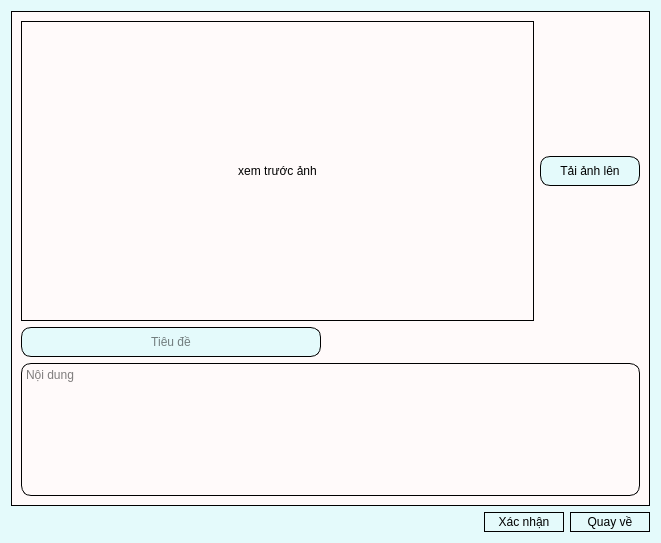
<?xml version="1.0" encoding="UTF-8"?>
<ui version="4.0">
 <class>Dialog</class>
 <widget class="QDialog" name="Dialog">
  <property name="geometry">
   <rect>
    <x>0</x>
    <y>0</y>
    <width>661</width>
    <height>543</height>
   </rect>
  </property>
  <property name="windowTitle">
   <string>Dialog</string>
  </property>
  <property name="styleSheet">
   <string notr="true">background-color: rgb(228, 250, 251);</string>
  </property>
  <layout class="QVBoxLayout" name="verticalLayout_2">
   <item>
    <widget class="QFrame" name="frame">
     <property name="styleSheet">
      <string notr="true">QFrame{
	background-color: #fffafa;
	border: 1px solid ffffff;
}</string>
     </property>
     <property name="frameShape">
      <enum>QFrame::StyledPanel</enum>
     </property>
     <property name="frameShadow">
      <enum>QFrame::Raised</enum>
     </property>
     <layout class="QVBoxLayout" name="verticalLayout">
      <item>
       <layout class="QHBoxLayout" name="horizontalLayout">
        <item>
         <widget class="QLabel" name="imagelbl">
          <property name="minimumSize">
           <size>
            <width>500</width>
            <height>300</height>
           </size>
          </property>
          <property name="maximumSize">
           <size>
            <width>550</width>
            <height>350</height>
           </size>
          </property>
          <property name="text">
           <string>xem trước ảnh</string>
          </property>
          <property name="scaledContents">
           <bool>true</bool>
          </property>
          <property name="alignment">
           <set>Qt::AlignCenter</set>
          </property>
         </widget>
        </item>
        <item>
         <widget class="QPushButton" name="uploadBtn">
          <property name="minimumSize">
           <size>
            <width>100</width>
            <height>30</height>
           </size>
          </property>
          <property name="maximumSize">
           <size>
            <width>100</width>
            <height>30</height>
           </size>
          </property>
          <property name="styleSheet">
           <string notr="true">QPushButton#uploadBtn {
	border-radius: 10px;
	border: 1px solid ffffff;
}

QPushButton#uploadBtn:hover{
	  border: 1px solid #00aaff; 
}
</string>
          </property>
          <property name="text">
           <string>Tải ảnh lên</string>
          </property>
         </widget>
        </item>
       </layout>
      </item>
      <item>
       <widget class="QLineEdit" name="titleINPUT">
        <property name="minimumSize">
         <size>
          <width>300</width>
          <height>30</height>
         </size>
        </property>
        <property name="maximumSize">
         <size>
          <width>300</width>
          <height>30</height>
         </size>
        </property>
        <property name="styleSheet">
         <string notr="true">QLineEdit#titleINPUT{
	border-radius: 10px;
	border: 1px solid ffffff;
	background-colour: #f0f8ff
}</string>
        </property>
        <property name="alignment">
         <set>Qt::AlignCenter</set>
        </property>
        <property name="placeholderText">
         <string>Tiêu đề</string>
        </property>
       </widget>
      </item>
      <item>
       <widget class="QTextEdit" name="contextINPUT">
        <property name="styleSheet">
         <string notr="true">QTextEdit#contextINPUT{
	border-radius: 10px;
	border: 1px solid ffffff;
	background-colour: #f0f8ff
}</string>
        </property>
        <property name="placeholderText">
         <string>Nội dung</string>
        </property>
       </widget>
      </item>
     </layout>
    </widget>
   </item>
   <item>
    <layout class="QHBoxLayout" name="horizontalLayout_4">
     <item>
      <spacer name="horizontalSpacer">
       <property name="orientation">
        <enum>Qt::Horizontal</enum>
       </property>
       <property name="sizeHint" stdset="0">
        <size>
         <width>40</width>
         <height>20</height>
        </size>
       </property>
      </spacer>
     </item>
     <item>
      <widget class="QPushButton" name="confirmBtn">
       <property name="minimumSize">
        <size>
         <width>80</width>
         <height>20</height>
        </size>
       </property>
       <property name="maximumSize">
        <size>
         <width>80</width>
         <height>20</height>
        </size>
       </property>
       <property name="styleSheet">
        <string notr="true">QPushButton#confirmBtn {
	border: 1px solid ffffff;
}

QPushButton#confirmBtn:hover{
	  border: 1px solid #00aaff; 
}
</string>
       </property>
       <property name="text">
        <string>Xác nhận</string>
       </property>
      </widget>
     </item>
     <item>
      <widget class="QPushButton" name="cancelBtn">
       <property name="minimumSize">
        <size>
         <width>80</width>
         <height>20</height>
        </size>
       </property>
       <property name="maximumSize">
        <size>
         <width>80</width>
         <height>20</height>
        </size>
       </property>
       <property name="styleSheet">
        <string notr="true">QPushButton#cancelBtn {
	border: 1px solid ffffff;
}

QPushButton#cancelBtn:hover{
	  border: 1px solid #00aaff; 
}
</string>
       </property>
       <property name="text">
        <string>Quay về</string>
       </property>
      </widget>
     </item>
    </layout>
   </item>
  </layout>
 </widget>
 <resources/>
 <connections/>
</ui>
